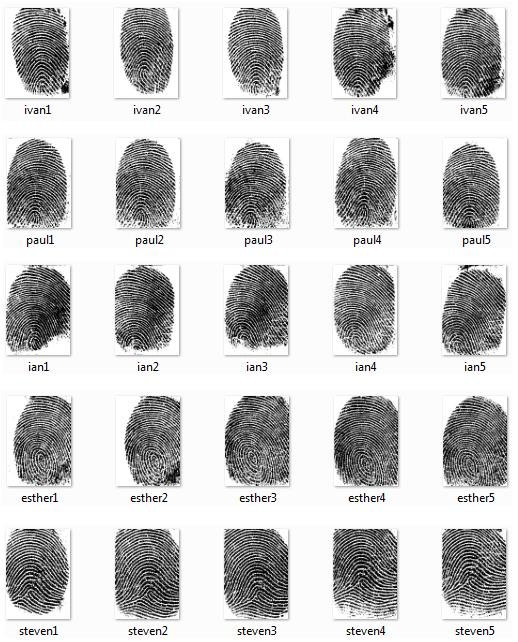
#> input picture imageProcessing/source/Fingerprint-Samples-for-Each-User.png, 518 x 642 px, found by its file name
$ python erode.py
#> lines starting #> are read from the running program, lines starting #| are printed output that depends on the picture; after the words box and inside, x2 and y2 are one past the last pixel; in counts of white or black regions, pixels touching at a corner belong together
import cv2
import numpy as np
import imageProcessing.morphology.eroding_custom as custom

img = cv2.imread(
    "/home/treeplanter/graphics/pyOpenCv/imageProcessing/source/Fingerprint-Samples-for-Each-User.png",
    cv2.IMREAD_GRAYSCALE,
)
#> img: shape (642, 518); min 0, max 255, mean 198.1

if img is None:
    raise Exception("Image not found")

erosion_mask = np.array([[0, 255, 0], [255, 255, 255], [0, 255, 0]], dtype=np.uint8)

binary_img_simple = cv2.threshold(img, 127, 255, cv2.THRESH_BINARY)[1]
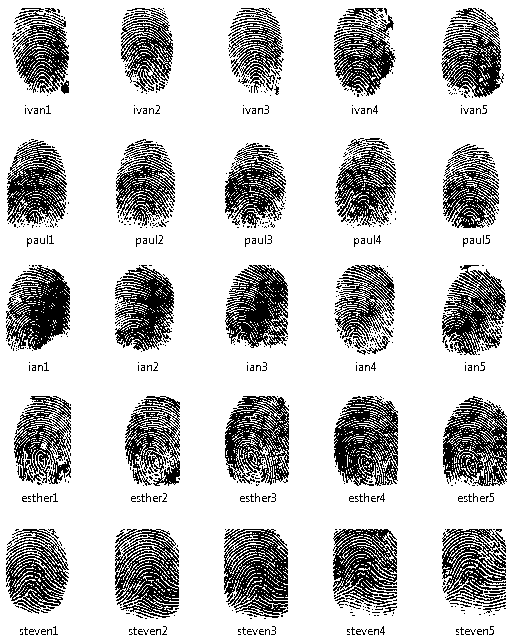
#> binary_img_simple: shape (642, 518); 77.7% white; black in thin lines or dots
binary_img_adaptive = cv2.adaptiveThreshold(
    img, 255, cv2.ADAPTIVE_THRESH_GAUSSIAN_C, cv2.THRESH_BINARY, 11, 2
)
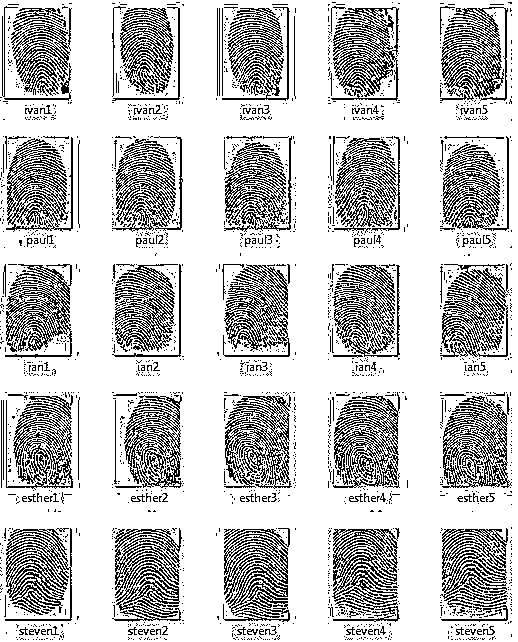
#> binary_img_adaptive: shape (642, 518); 76.9% white; black in thin lines or dots
binary_img_eroded_adaptive = cv2.erode(binary_img_adaptive, erosion_mask)
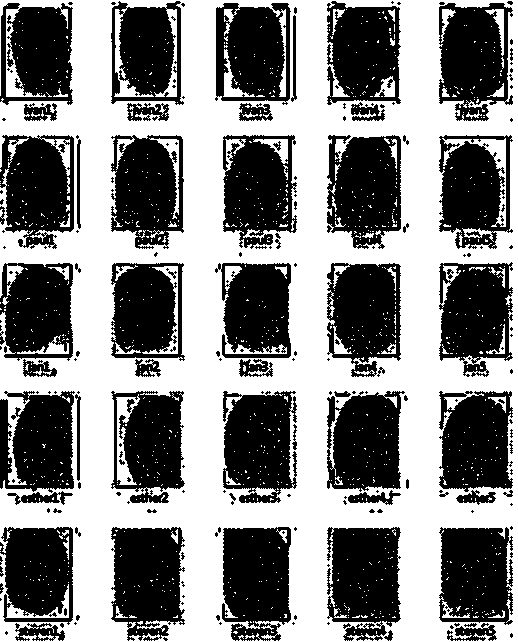
#> binary_img_eroded_adaptive: shape (642, 518); 51.8% white; 223 black regions (151 under 20 px), largest, box (x1, y1, x2, y2) and area: (327, 527, 401, 641) 6745, (222, 527, 291, 641) 6610, (111, 527, 185, 641) 6598
binary_img_opening_operation = cv2.dilate(
    cv2.erode(binary_img_adaptive, erosion_mask), erosion_mask
)
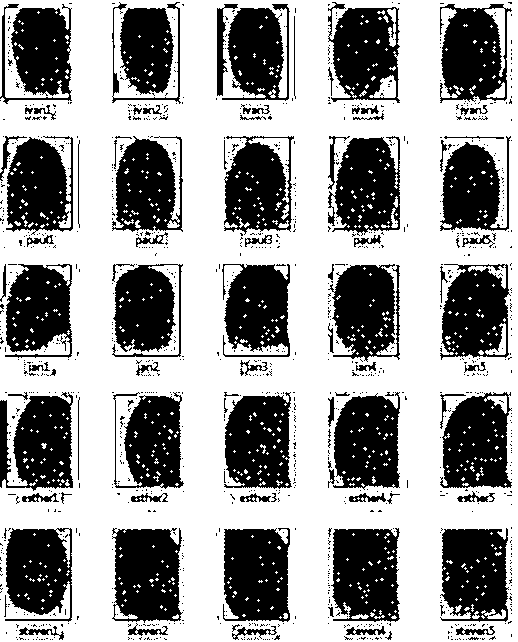
#> binary_img_opening_operation: shape (642, 518); 60.6% white; 1140 black regions (1047 under 20 px), largest, box (x1, y1, x2, y2) and area: (223, 528, 290, 622) 5481, (112, 528, 183, 623) 5467, (331, 528, 400, 622) 5368
binary_img_close_operation = cv2.erode(
    cv2.dilate(binary_img_adaptive, erosion_mask), erosion_mask
)
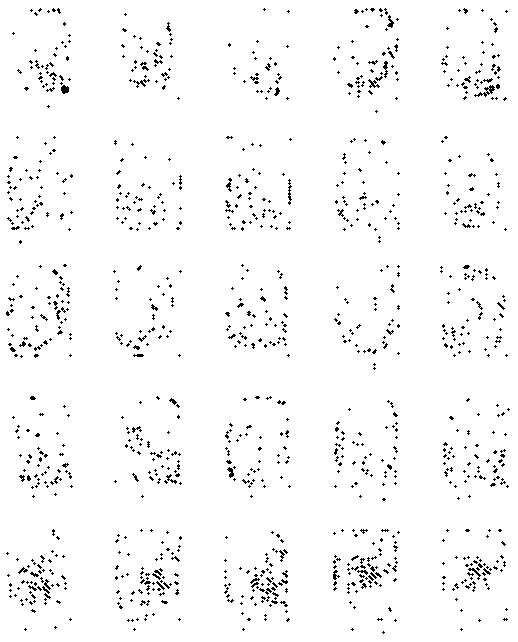
#> binary_img_close_operation: shape (642, 518); 97.2% white; black in thin lines or dots

binary_img_eroded_simple = cv2.erode(binary_img_simple, erosion_mask)
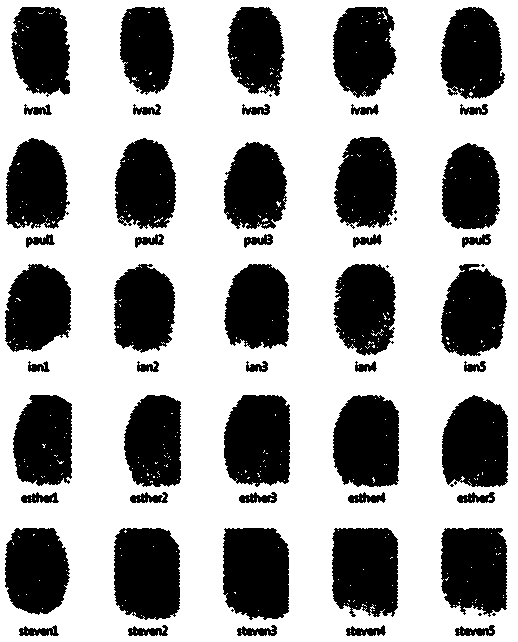
#> binary_img_eroded_simple: shape (642, 518); 63.3% white; 59 black regions (9 under 20 px), largest, box (x1, y1, x2, y2) and area: (223, 528, 289, 620) 5468, (114, 528, 180, 620) 5460, (224, 395, 290, 487) 5291
binary_img_morph_close = cv2.morphologyEx(
    binary_img_simple, cv2.MORPH_CLOSE, erosion_mask, iterations=3
)
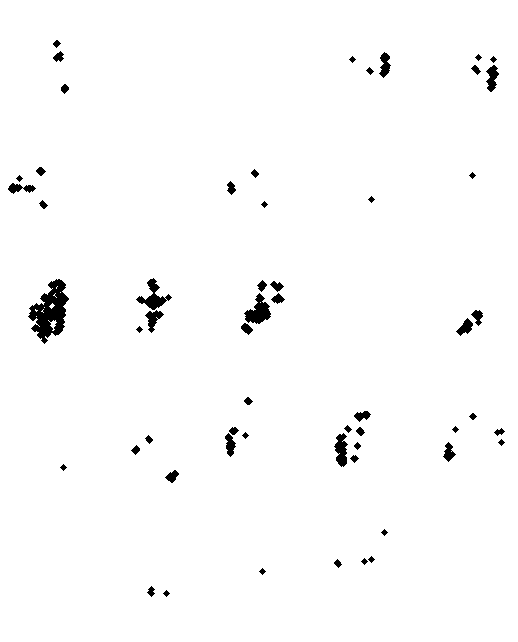
#> binary_img_morph_close: shape (642, 518); 98.3% white; 56 black regions, largest, box (x1, y1, x2, y2) and area: (28, 279, 69, 344) 1382, (244, 293, 271, 324) 440, (136, 278, 172, 310) 398

print(f"{binary_img_eroded_adaptive == custom.carve(binary_img_adaptive)}")
#> (this line was passed over: imageProcessing is not available in this run)
while cv2.waitKey(0) != ord("q"):
#> (key q is pressed here)
    cv2.imshow("Default Image", img)
    cv2.imshow("cv2.adaptiveThreshold() Applied", binary_img_adaptive)
    cv2.imshow("Simple Binary Image", binary_img_simple)
    cv2.imshow("Eroded Binary Image - Adaptive Threshold", binary_img_eroded_adaptive)
    cv2.imshow("Custom Erode", custom.carve(binary_img_adaptive))

cv2.destroyAllWindows()
exit(0)
#> (the program exits here)

$ run again, with imageProcessing/source/A-sample-of-perspective-transformation.png copied over imageProcessing/source/Fingerprint-Samples-for-Each-User.png
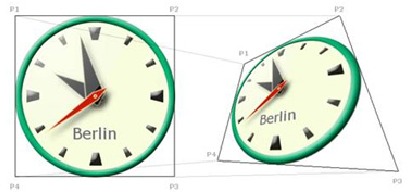
#> input picture imageProcessing/source/A-sample-of-perspective-transformation.png, 411 x 192 px, found by its file name
#> `binary_img_simple = cv2.threshold(img, 127, 255, cv2.THRESH_BINARY)[1]`:
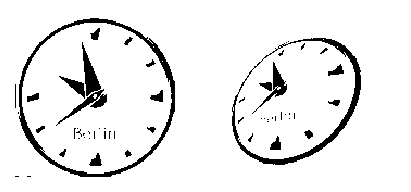
#> binary_img_simple: shape (192, 411); 92.4% white; 57 black regions (36 under 20 px), largest, box (x1, y1, x2, y2) and area: (19, 18, 175, 177) 2019, (232, 38, 361, 165) 1557, (56, 42, 107, 126) 763
#> binary_img_adaptive: shape (192, 411); 84.5% white; 545 black regions (493 under 20 px), largest, box (x1, y1, x2, y2) and area: (14, 15, 176, 178) 3592, (177, 15, 399, 172) 2941, (80, 33, 101, 96) 384
#> binary_img_eroded_adaptive: shape (192, 411); 71.4% white; 218 black regions (152 under 20 px), largest, box (x1, y1, x2, y2) and area: (13, 11, 400, 179) 17119, (72, 126, 129, 148) 602, (269, 133, 283, 152) 178
#> binary_img_opening_operation: shape (192, 411); 82.7% white; 438 black regions (402 under 20 px), largest, box (x1, y1, x2, y2) and area: (14, 14, 399, 178) 8266, (46, 33, 111, 137) 1412, (243, 57, 291, 133) 655
#> binary_img_close_operation: shape (192, 411); 90.5% white; 101 black regions (60 under 20 px), largest, box (x1, y1, x2, y2) and area: (18, 18, 175, 177) 2354, (231, 37, 362, 165) 1610, (81, 42, 101, 94) 346
#> binary_img_eroded_simple: shape (192, 411); 88.6% white; 39 black regions (8 under 20 px), largest, box (x1, y1, x2, y2) and area: (17, 17, 176, 178) 2947, (231, 37, 362, 166) 2399, (55, 41, 108, 127) 1296
#> `binary_img_morph_close = cv2.morphologyEx( binary_img_simple, cv2.MORP..`:
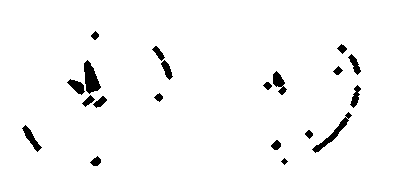
#> binary_img_morph_close: shape (192, 411); 97.3% white; 20 black regions, largest, box (x1, y1, x2, y2) and area: (84, 60, 101, 94) 342, (312, 112, 352, 153) 282, (22, 125, 42, 152) 175
